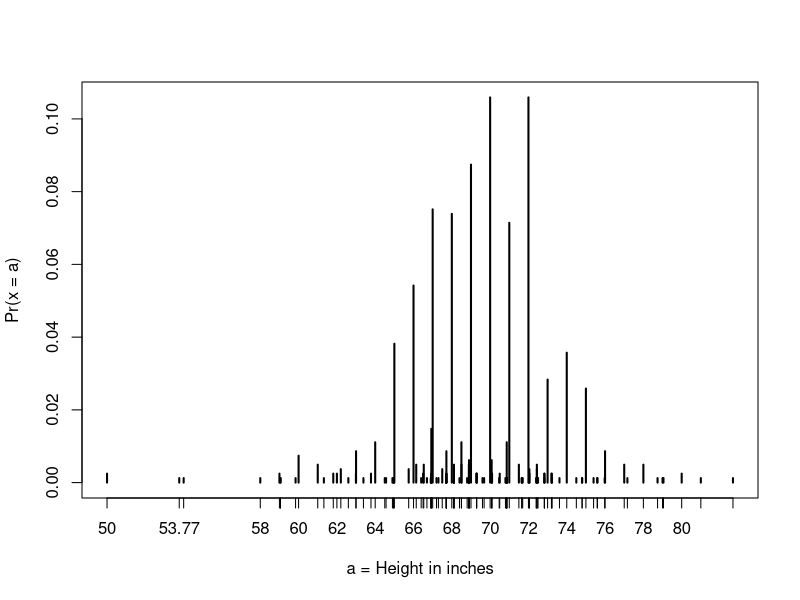
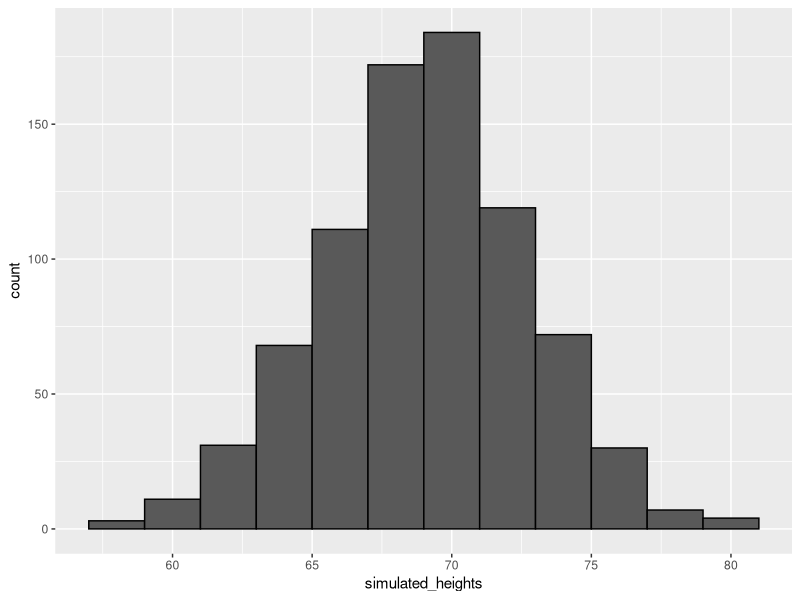
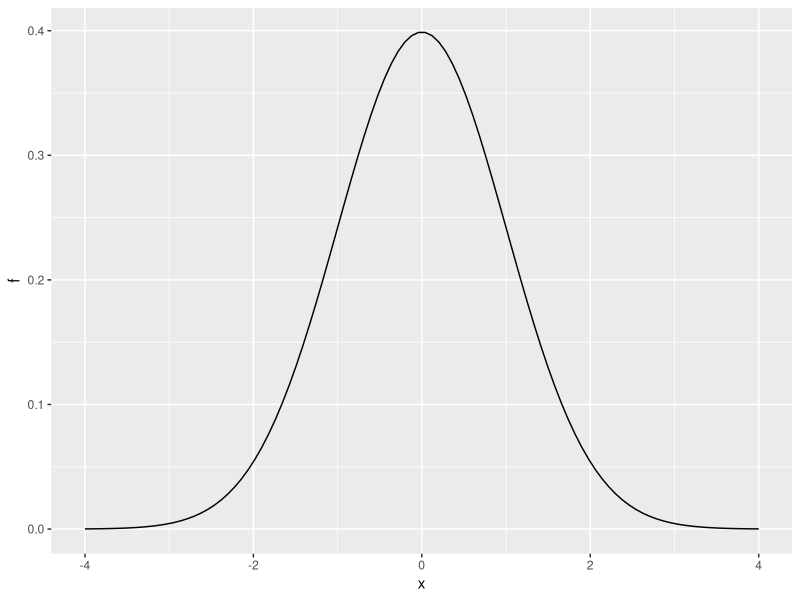

Generate these figures, in order, with R:
## discrete and continuous probabilities

#monte carlo simulations
beads <- rep(c("red", "blue"), times = c(2,3))    # create an urn with 2 red, 3 blue
beads    # view beads object
sample(beads, 1)    # sample 1 bead at random

B <- 10000    # number of times to draw 1 bead
events <- replicate(B, sample(beads, 1))    # draw 1 bead, B times
tab <- table(events)    # make a table of outcome counts
tab    # view count table
prop.table(tab)    # view table of outcome proportions

#Code: Cumulative distribution function
#Define x as male heights from the dslabs heights dataset:
library(tidyverse)
library(dslabs)
data(heights)
x <- heights %>% filter(sex=="Male") %>% pull(height)
#Given a vector x, we can define a function for computing the CDF of x using:
F <- function(a) mean(x <= a)
1 - F(70)    # probability of male taller than 70 inches

#Using pnorm() to calculate probabilities

#Given male heights x:
library(tidyverse)
library(dslabs)
data(heights)
x <- heights %>% filter(sex=="Male") %>% pull(height)
#We can estimate the probability that a male is taller than 70.5 inches using:
1 - pnorm(70.5, mean(x), sd(x))

# Discretization and the normal approximation
# plot distribution of exact heights in data
plot(prop.table(table(x)), xlab = "a = Height in inches", ylab = "Pr(x = a)")

# probabilities in actual data over length 1 ranges containing an integer
mean(x <= 68.5) - mean(x <= 67.5)
mean(x <= 69.5) - mean(x <= 68.5)
mean(x <= 70.5) - mean(x <= 69.5)

# probabilities in normal approximation match well
pnorm(68.5, mean(x), sd(x)) - pnorm(67.5, mean(x), sd(x))
pnorm(69.5, mean(x), sd(x)) - pnorm(68.5, mean(x), sd(x))
pnorm(70.5, mean(x), sd(x)) - pnorm(69.5, mean(x), sd(x))

# probabilities in actual data over other ranges don't match normal approx as well
mean(x <= 70.9) - mean(x <= 70.1)
pnorm(70.9, mean(x), sd(x)) - pnorm(70.1, mean(x), sd(x))

##Generating normally distributed random numbers
# define x as male heights from dslabs data
library(tidyverse)
library(dslabs)
data(heights)
x <- heights %>% filter(sex=="Male") %>% pull(height)

# generate simulated height data using normal distribution - both datasets should have n observations
n <- length(x)
avg <- mean(x)
s <- sd(x)
simulated_heights <- rnorm(n, avg, s)

# plot distribution of simulated_heights
data.frame(simulated_heights = simulated_heights) %>%
  ggplot(aes(simulated_heights)) +
  geom_histogram(color="black", binwidth = 2)

##Monte Carlo simulation of tallest person over 7 feet
B <- 10000
tallest <- replicate(B, {
  simulated_data <- rnorm(800, avg, s)    # generate 800 normally distributed random heights
  max(simulated_data)    # determine the tallest height
})
mean(tallest >= 7*12)    # proportion of times that tallest person exceeded 7 feet (84 inches)

##Plotting the normal distribution with dnorm
x <- seq(-4, 4, length.out = 100)
data.frame(x, f = dnorm(x)) %>%
  ggplot(aes(x,f)) +
  geom_line()
